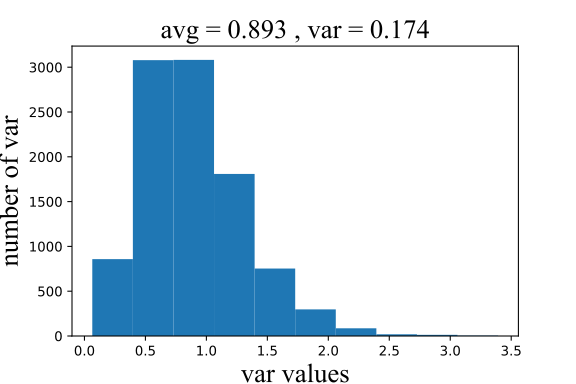

Source code (Python):
import matplotlib.pyplot as plt
import numpy as np


N = 10000
n = 10

stdset = []

for i in range(0,N):
    stdset.append(np.var(np.random.normal(loc = 0, scale = 1.0, size = n)))

avg = sum(stdset)/len(stdset)

def f(x):
    return (x - avg)**2
stdN = sum(list(map(f,stdset)))/N



fig = plt.figure(1)
ax1 = fig.add_subplot(111)

ax1.hist(stdset)


font = {'fontname' : 'Times New Roman' , 'size' : 20}
plt.title('avg = %1.3f' %avg + ' , var = %1.3f' %stdN ,**font)
plt.xlabel('var values',**font)
plt.ylabel('number of var',**font)

plt.show()

fig.savefig('HW4_2_1.pdf',format = 'svg', dpi = 1000)




